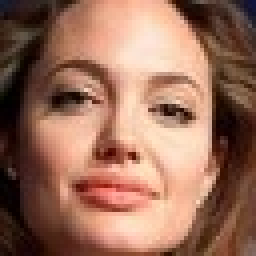
#> input picture hw6_release/faces/test/angelina jolie/4.jpg, 64 x 64 px (shown 4 times larger)
$ python -i panorama.py   (imports and definitions only)
#> lines starting #> are read from the running program, lines starting #| are printed output that depends on the picture
import numpy as np
from skimage import filters
from skimage.util.shape import view_as_blocks
from scipy.spatial.distance import cdist
from scipy.ndimage.filters import convolve
import random
from utils import pad, unpad


def harris_corners(img, window_size=3, k=0.04):
    """
    Compute Harris corner response map. Follow the math equation
    R=Det(M)-k(Trace(M)^2).

    Hint:
        You may use the function scipy.ndimage.filters.convolve,
        which is already imported above

    Args:
        img: Grayscale image of shape (H, W)
        window_size: size of the window function
        k: sensitivity parameter

    Returns:
        response: Harris response image of shape (H, W)
    """

    H, W = img.shape
    window = np.ones((window_size, window_size))

    response = np.zeros((H, W))

    dx = filters.sobel_v(img)
    dy = filters.sobel_h(img)

    ### YOUR CODE HERE
    pass
    Ix = dx # tinh dao ham theo chieu ngang de ra canh theo chieu doc
    sqrIx = Ix ** 2
    Iy = dy # tinh dao ham theo chieu doc de ra canh theo chieu ngang
    sqrIy = Iy **2
    IxIy = Ix*Iy
    sum_sqrIx = convolve(sqrIx, window, mode = 'constant')
    sum_sqrIy = convolve(sqrIy, window, mode = 'constant')
    sum_IxIy = convolve(IxIy, window, mode = 'constant')
    detM = sum_sqrIx*sum_sqrIy - sum_IxIy**2
    traceM = sum_sqrIx+sum_sqrIy
    response = detM - k*(traceM**2)
    ### END YOUR CODE

    return response


# [242 lines left out: functions simple_descriptor, describe_keypoints, match_descriptors, fit_affine_matrix, ransac, hog_descriptor, not called in this run]

>>> import cv2
>>> picture = cv2.imread('../hw6_release/faces/test/angelina jolie/4.jpg', cv2.IMREAD_GRAYSCALE)
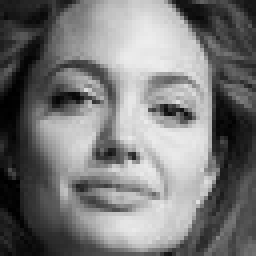
#> picture: shape (64, 64) (shown 4 times larger); min 0, max 237, mean 119.9
>>> result = harris_corners(picture)
#> in harris_corners, `dx = filters.sobel_v(img)`:
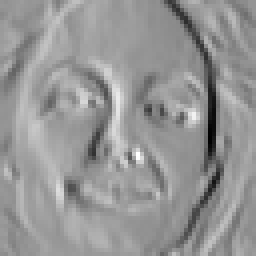
#> dx: shape (64, 64) float64 (shown 4 times larger); min -0.71, max 0.504, mean 0.0045; drawn with min black and max white
#> in harris_corners, `dy = filters.sobel_h(img)`:
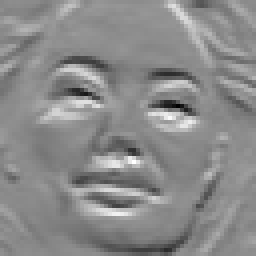
#> dy: shape (64, 64) float64 (shown 4 times larger); min -0.699, max 0.581, mean -0.00326; drawn with min black and max white
#> in harris_corners, `sum_IxIy = convolve(IxIy, window, mode = 'constant')`:
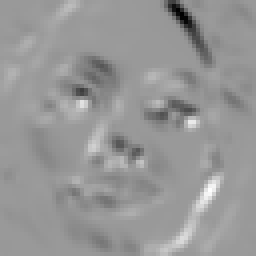
#> sum_IxIy: shape (64, 64) float64 (shown 4 times larger); min -1.03, max 0.679, mean -0.0146; drawn with min black and max white
#> in harris_corners, `detM = sum_sqrIx*sum_sqrIy - sum_IxIy**2`:
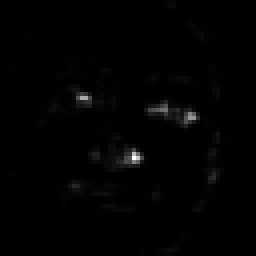
#> detM: shape (64, 64) float64 (shown 4 times larger); min 4.51e-10, max 1.07, mean 0.0101; drawn with min black and max white
#> in harris_corners, `traceM = sum_sqrIx+sum_sqrIy`:
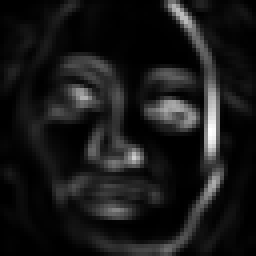
#> traceM: shape (64, 64) float64 (shown 4 times larger); min 9.8e-05, max 2.78, mean 0.27; drawn with min black and max white
#> in harris_corners, `response = detM - k*(traceM**2)`:
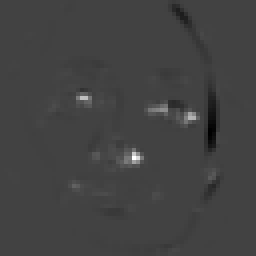
#> response: shape (64, 64) float64 (shown 4 times larger); min -0.306, max 0.872, mean 0.00113; drawn with min black and max white

$ run again, on hw6_release/faces/test/angelina jolie/9.jpg
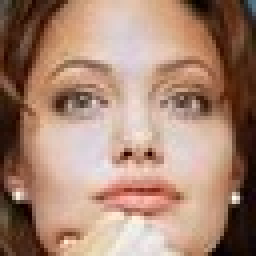
#> input picture hw6_release/faces/test/angelina jolie/9.jpg, 64 x 64 px (shown 4 times larger)
#> in harris_corners, `sum_IxIy = convolve(IxIy, window, mode = 'constant')`:
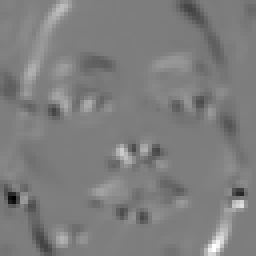
#> sum_IxIy: shape (64, 64) float64 (shown 4 times larger); min -0.728, max 0.746, mean 0.00128; drawn with min black and max white
#> in harris_corners, `traceM = sum_sqrIx+sum_sqrIy`:
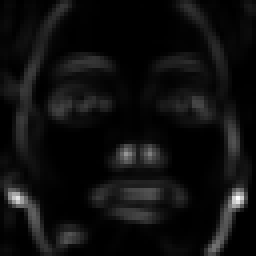
#> traceM: shape (64, 64) float64 (shown 4 times larger); min 0.000317, max 3.62, mean 0.215; drawn with min black and max white
